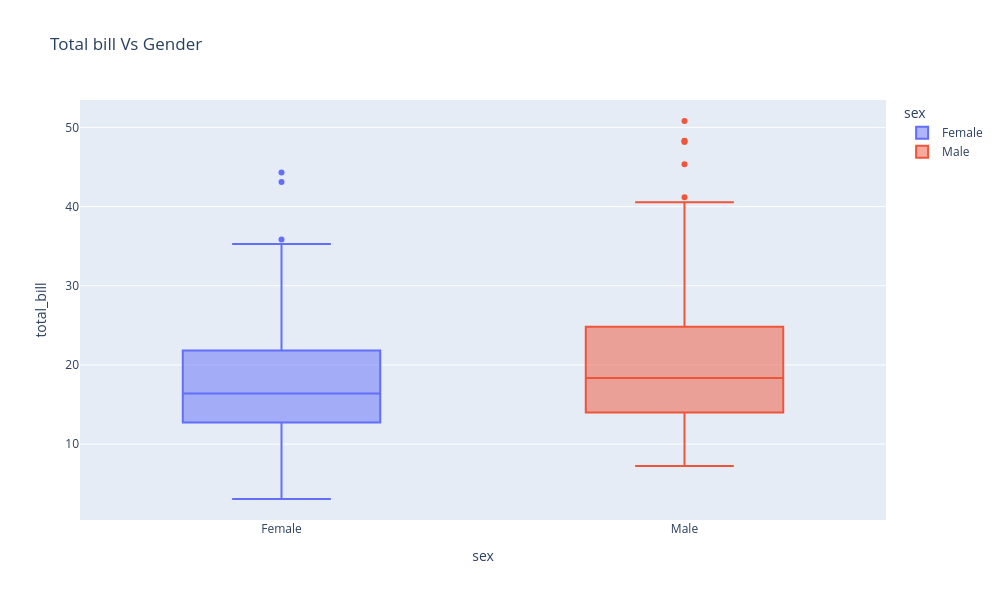

The cell this chart's notebook holds for it:
### Markdown cell above
## Example 1: Basic Box Plot

### Code cell
fig = px.box(df, y="total_bill",x='sex', title="Total bill Vs Gender",color='sex')
fig.update_layout(
    width=1000,   # increase width
    height=600)    # increase height
fig.show()
fig.write_image("box_plot.png")

### Figure 1 — Plotly figure (JSON) as saved in the notebook; plotly's stock layout.template omitted (floating-point values rounded to 4 significant figures; data arrays with more than 128 entries replaced by an {"elided": "..."} marker saying what was removed)
{"data": [{"alignmentgroup": "True", "hovertemplate": "sex=%{x}<br>total_bill=%{y}<extra></extra>", "legendgroup": "Female", "marker": {"color": "#636efa"}, "name": "Female", "notched": false, "offsetgroup": "Female", "orientation": "v", "showlegend": true, "type": "box", "x": ["Female", "Female", "Female", "Female", "Female", "Female", "Female", "Female", "Female", "Female", "Female", "Female", "Female", "Female", "Female", "Female", "Female", "Female", "Female", "Female", "Female", "Female", "Female", "Female", "Female", "Female", "Female", "Female", "Female", "Female", "Female", "Female", "Female", "Female", "Female", "Female", "Female", "Female", "Female", "Female", "Female", "Female", "Female", "Female", "Female", "Female", "Female", "Female", "Female", "Female", "Female", "Female", "Female", "Female", "Female", "Female", "Female", "Female", "Female", "Female", "Female", "Female", "Female", "Female", "Female", "Female", "Female", "Female", "Female", "Female", "Female", "Female", "Female", "Female", "Female", "Female", "Female", "Female", "Female", "Female", "Female", "Female", "Female", "Female", "Female", "Female", "Female"], "x0": " ", "xaxis": "x", "y": [16.99, 24.59, 35.26, 14.83, 10.33, 16.97, 20.29, 15.77, 19.65, 15.06, 20.69, 16.93, 10.29, 34.81, 26.41, 16.45, 3.07, 17.07, 26.86, 25.28, 14.73, 10.07, 34.83, 5.75, 16.32, 22.75, 11.35, 15.38, 44.3, 22.42, 20.92, 14.31, 7.25, 25.71, 17.31, 10.65, 12.43, 24.08, 13.42, 12.48, 29.8, 14.52, 11.38, 20.27, 11.17, 12.26, 18.26, 8.51, 10.33, 14.15, 13.16, 17.47, 27.05, 16.43, 8.35, 18.64, 11.87, 29.85, 25.0, 13.39, 16.21, 17.51, 10.59, 10.63, 9.6, 20.9, 18.15, 19.81, 43.11, 13.0, 12.74, 13.0, 16.4, 16.47, 12.76, 13.27, 28.17, 12.9, 30.14, 13.42, 15.98, 16.27, 10.09, 22.12, 35.83, 27.18, 18.78], "y0": " ", "yaxis": "y"}, {"alignmentgroup": "True", "hovertemplate": "sex=%{x}<br>total_bill=%{y}<extra></extra>", "legendgroup": "Male", "marker": {"color": "#EF553B"}, "name": "Male", "notched": false, "offsetgroup": "Male", "orientation": "v", "showlegend": true, "type": "box", "x": {"elided": "157 str values"}, "x0": " ", "xaxis": "x", "y": {"elided": "157 float values"}, "y0": " ", "yaxis": "y"}], "layout": {"boxmode": "overlay", "height": 600, "legend": {"title": {"text": "sex"}, "tracegroupgap": 0}, "title": {"text": "Total bill Vs Gender"}, "width": 1000, "xaxis": {"anchor": "y", "categoryarray": ["Female", "Male"], "categoryorder": "array", "domain": [0, 1], "title": {"text": "sex"}}, "yaxis": {"anchor": "x", "domain": [0, 1], "title": {"text": "total_bill"}}}}
